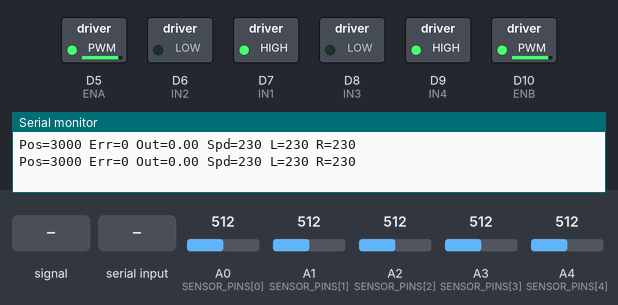
Bench run of a sketch on a simulated Arduino Uno R4 Minima. Parts: switched loads named in the sketch (green lamp = pin HIGH), the last lines printed to the serial monitor. Inputs (shaded band) come from the test bench; at power-on: A0 (SENSOR_PINS[0]) = 512, A2 (SENSOR_PINS[2]) = 512, A1 (SENSOR_PINS[1]) = 512, A3 (SENSOR_PINS[3]) = 512, A4 (SENSOR_PINS[4]) = 512 (analog values on the 0–1023 scale).

Above: at 1.2 s.
1.3 s: A0 (SENSOR_PINS[0]) fed a 200 Hz sine of ±81 counts around its level
4.3 s: "f" received over Serial
At 5.3 s:
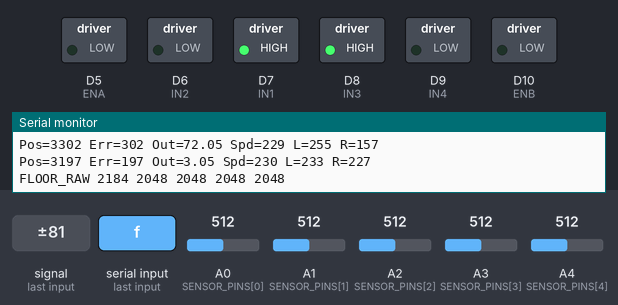
5.8 s: A0 (SENSOR_PINS[0]) set to 416
7.3 s: A0 (SENSOR_PINS[0]) set to 387
At 8.4 s:
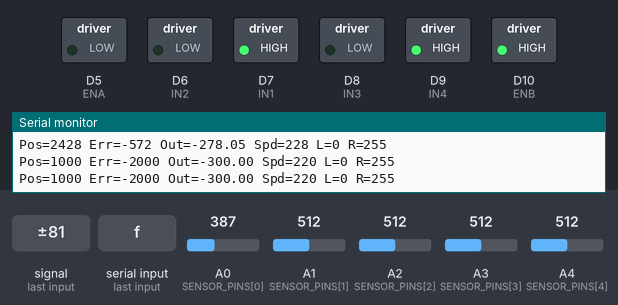
8.8 s: A2 (SENSOR_PINS[2]) set to 400
10.3 s: A2 (SENSOR_PINS[2]) set to 364
At 11.1 s:
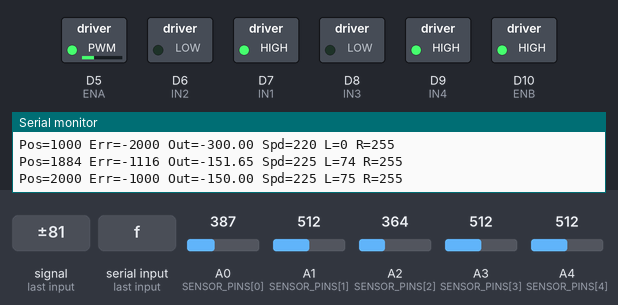
Timing chart, 0 to 12.8 s (numbered marks = the images above; inputs shaded):
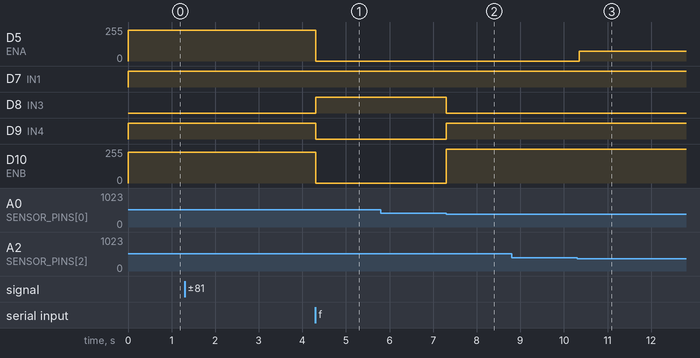

The sketch:

robot_line_following_PD.ino
```cpp
// =====================================================================
// Line Following Robot - PD Controller
// TCRT5000 5CH + L298N + Arduino UNO WiFi R4
// ปรับค่าทั้งหมดได้ในส่วน CONFIG ด้านล่าง
// =====================================================================

// ---------------- CONFIG: TEST MODE ----------------
// 0 = วิ่งจริงด้วย PD
// 1 = ทดสอบเซนเซอร์อย่างเดียว (ไม่หมุนมอเตอร์)  -> แผนข้อ 8 ขั้นที่ 1
// 2 = ทดสอบ Position() อย่างเดียว (ไม่หมุนมอเตอร์) -> แผนข้อ 8 ขั้นที่ 2
// 3 = ทดสอบมอเตอร์ตรง ๆ (หมุนคงที่ ไม่อ่านเซนเซอร์) -> แผนข้อ 8 ขั้นที่ 3
#define TEST_MODE 0

// ---------------- CONFIG: ขา L298N ----------------
// มอเตอร์สลับขากันทางฮาร์ดแวร์ สลับ group พิน+invert คู่กันในโค้ดให้ตรงตามนั้น
const int ENA = 5,  IN1 = 7, IN2 = 6; // มอเตอร์ซ้าย
const int ENB = 10, IN3 = 8, IN4 = 9; // มอเตอร์ขวา

// สลับทิศได้ที่นี่ถ้าต่อสายมอเตอร์กลับด้าน (ไม่ต้องแก้ IN1..IN4)
const bool INVERT_LEFT  = false;

const bool INVERT_RIGHT = true;
// ---------------- CONFIG: ขา TCRT5000 5CH ----------------
// เรียงจากซ้ายไปขวา S1..S5
const int SENSOR_PINS[5] = {A0 ,A1, A2, A3, A4};

// อ่านเซนเซอร์แบบ analog + คาลิเบรต (ย้ายมาจาก robot_line_state_machine)
// FLOOR_RAW = ค่า analogRead ตอนอยู่บนพื้น, BLACK_RAW = ค่าตอนอยู่บนเส้นดำ
// ไม่ต้องสนใจว่าดำแล้วค่าสูงหรือต่ำ สูตร darkness กลับขั้วให้เองจากสองค่านี้ (ไม่ต้องมี BLACK_IS_HIGH แยกอีก)
// ค่าด้านล่างเป็น placeholder เริ่มต้น ไม่ต้องแก้เองแล้ว — คาลิเบรตผ่าน Serial ได้เลย (ดูฟังก์ชัน serviceCalibration)
// พิมพ์ 'f' ตอนรถอยู่บนพื้น (ไม่เจอเส้น) แล้วพิมพ์ 'b' ตอนรถอยู่บนเส้นดำ จะจับค่าจริงต่อช่องให้เอง
// พิมพ์ 'p' เพื่อดูค่าที่คาลิเบรตไว้ตอนนี้
int FLOOR_RAW[5] = {3000, 3000, 3000, 3000, 3000};
int BLACK_RAW[5] = {900, 900, 900, 900, 900};
const int LINE_THRESHOLD = 450; // normalized darkness 0..1000, floor=0 black=1000

const int WEIGHTS[5] = {1000, 2000, 3000, 4000, 5000};
const int SETPOINT   = 3000; // ค่ากลาง (ควรอยู่กึ่งกลาง WEIGHTS)

// ---------------- CONFIG: ความเร็ว/PWM ----------------
int   BaseSpeed = 230;   // ความเร็วพื้นฐาน
float Kp        = 0.15; // ค่า P (ลองขึ้นจาก 0.15 — ยังไม่ได้ทดสอบจริง ต้องวิ่งบนสนามจริงแล้วปรับต่อ)
float Kd        = 0.25; // ค่า D (ขึ้นตาม Kp กันส่าย/overshoot)

const int PWM_MIN = -255;
const int PWM_MAX  = 255;

// ---------------- CONFIG: ลดความเร็วตอนเข้าโค้ง ----------------
// true = error มาก (โค้งแรง) ลด BaseSpeed ลงอัตโนมัติ, ตรงยังวิ่งเร็วเต็ม
const bool CURVE_SLOWDOWN_ENABLE = true;
const int  MIN_CURVE_SPEED   = 220;   // ความเร็วต่ำสุดตอนโค้งแรงสุด
const int  MAX_ERROR_FOR_SCALE = 2000; // |error| ที่ถือว่าโค้งแรงสุด (อิงจากช่วง WEIGHTS)

// ---------------- CONFIG: โค้งหักศอก 90 องศา ----------------
// true = ถ้าเซนเซอร์นอกสุด 2 ตัวฝั่งเดียวติดพร้อมกัน (กลางไม่ติด) ถือว่าเจอโค้ง 90
// สั่ง pivot หมุนแรงทันที แทนคำนวณ error/PD ตามปกติ (ค่า error แบบถ่วงน้ำหนักไม่พอให้เลี้ยวทัน เพราะเส้นหักฉับพลัน ไม่ค่อยๆโค้ง)
const bool CORNER_90_ENABLE   = false; // ปิดไว้ก่อน: เงื่อนไขนี้ดันไปติดตอนวิ่งกลางเส้นปกติด้วย ไม่ใช่แค่โค้ง 90 จริง ต้องหาลายเซ็นเซนเซอร์ที่แม่นกว่านี้จากข้อมูลจริงก่อนเปิดใช้
const int  CORNER_PIVOT_SPEED = 250; // ล้อฝั่งที่ต้องหมุนออก วิ่งเร็วเท่านี้ตอนเจอโค้ง
const int  CORNER_PIVOT_BRAKE = 200; // ล้อฝั่งในโค้ง ถอยเบาๆช่วยหมุนไว (ใส่ 0 ถ้าไม่อยากถอย)

// ---------------- CONFIG: เส้นหลุด ----------------
// true  = ถ้าไม่มีเซนเซอร์ตัวใดเจอเส้น ให้เลี้ยวหาเส้นต่อ (error ค่อยๆโตขึ้นตามเวลาที่หลุด)
// false = ถ้าเส้นหลุด ให้หยุดมอเตอร์ทันที
const bool HOLD_LAST_ERROR_ON_LOST_LINE = false; // false: เส้นหลุดจริงให้หยุดนิ่งแทนถอยหาเส้น (ห้ามแก้กลับเป็น true)

// เส้นหลุดนานเกินนี้ (ms) ให้หยุดมอเตอร์เสมอ กันรถวิ่งวนหลุดสนามไม่รู้จบ
const unsigned long LINE_LOST_STOP_MS = 2000;

// ตอนเส้นหลุด ยิ่งหลุดนาน ยิ่งเลี้ยวแรงขึ้น (หน่วย error ต่อ ms)
const float LOST_LINE_ERROR_GROWTH_PER_MS = 10;

// เพดาน error ตอนเส้นหลุด กันเลี้ยวแรงเกินไป
const int LOST_LINE_ERROR_MAX = 4000;

// เส้นหลุด: ถอยหลังหาเส้นแทนวิ่งหน้าต่อ (เอียงตามทิศที่เห็นเส้นครั้งล่าสุด)
const int SEARCH_REVERSE_SPEED = 2500; // ความเร็วถอยหลังตอนหาเส้น
const int SEARCH_TURN_BIAS     = 70;  // เอียงซ้าย/ขวาขณะถอย กวาดหาเส้นกลับ

// ---------------- CONFIG: Debug ----------------
const bool DEBUG = true;
const unsigned long DEBUG_INTERVAL_MS = 500;

// =====================================================================
// ตัวแปรภายใน
// =====================================================================
int last_error = 0;
bool line_seen_last = true;
unsigned long line_lost_since_ms = 0;
int lost_error_base = 0;
unsigned long last_debug_ms = 0;
int line_lost_streak = 0;
const int LINE_LOST_DEBOUNCE_READS = 4; // อ่านไม่เจอเส้นติดกันกี่ครั้งถึงจะถือว่าหลุดจริง กันเซนเซอร์กระตุกสั่งถอยเอง
float smoothed_position = 3000; // เริ่มที่ SETPOINT
const float POSITION_SMOOTHING = 0.35; // 0..1 ยิ่งน้อยยิ่งกรองแรง/หน่วงมากขึ้น

void setup() {
    pinMode(ENA, OUTPUT); pinMode(IN1, OUTPUT); pinMode(IN2, OUTPUT);
    pinMode(ENB, OUTPUT); pinMode(IN3, OUTPUT); pinMode(IN4, OUTPUT);

    for (int i = 0; i < 5; i++) {
        pinMode(SENSOR_PINS[i], INPUT); // analog ไม่ใช้ pull-up
    }
    analogReadResolution(12);

    Serial.begin(115200);
}

void loop() {
    serviceCalibration(); // พิมพ์ f/b/p ทาง Serial คาลิเบรตเซนเซอร์ได้ตลอด ไม่ต้องสลับโหมด
#if TEST_MODE == 1
    testSensors();
#elif TEST_MODE == 2
    testPosition();
#elif TEST_MODE == 3
    testMotors();
#else
    runLineFollow();
#endif
}

// =====================================================================
// โหมดวิ่งจริง
// =====================================================================
void runLineFollow() {
    PD(BaseSpeed, Kp, Kd);
}

// อ่านเซนเซอร์ 1 ช่องแบบ analog, median ของ 3 ครั้งกันสัญญาณรบกวนจาก L298N
int readSensorRaw(int pin) {
    analogRead(pin); // ทิ้งค่าแรกหลังสลับช่อง ADC
    int a = analogRead(pin), b = analogRead(pin), c = analogRead(pin);
    if (a > b) { int t = a; a = b; b = t; }
    if (b > c) { int t = b; b = c; c = t; }
    return a > b ? a : b; // median
}

int lastRaw[5] = {}; // เก็บค่า analogRead ดิบล่าสุดไว้ดูตอนคาลิเบรต (ผ่าน TEST_MODE=1)

// คาลิเบรตเซนเซอร์สดผ่าน Serial ไม่ต้องเดา/แก้ค่าในโค้ดเอง:
// 'f' = วางรถบนพื้น (ไม่เจอเส้น) แล้วพิมพ์ 'f' จับ FLOOR_RAW ทั้ง 5 ช่อง
// 'b' = วางรถให้ทุกเซนเซอร์ทับเส้นดำ แล้วพิมพ์ 'b' จับ BLACK_RAW ทั้ง 5 ช่อง
// 'p' = พิมพ์ค่า FLOOR_RAW/BLACK_RAW ที่คาลิเบรตไว้ตอนนี้
void serviceCalibration() {
    if (!Serial.available()) return;
    int ch = Serial.read();

    if (ch == 'f' || ch == 'F') {
        for (int i = 0; i < 5; i++) FLOOR_RAW[i] = readSensorRaw(SENSOR_PINS[i]);
        Serial.print("FLOOR_RAW ");
        for (int i = 0; i < 5; i++) { Serial.print(FLOOR_RAW[i]); Serial.print(' '); }
        Serial.println();
    } else if (ch == 'b' || ch == 'B') {
        for (int i = 0; i < 5; i++) BLACK_RAW[i] = readSensorRaw(SENSOR_PINS[i]);
        Serial.print("BLACK_RAW ");
        for (int i = 0; i < 5; i++) { Serial.print(BLACK_RAW[i]); Serial.print(' '); }
        Serial.println();
    } else if (ch == 'p' || ch == 'P') {
        Serial.print("FLOOR_RAW "); for (int i = 0; i < 5; i++) { Serial.print(FLOOR_RAW[i]); Serial.print(' '); }
        Serial.print("| BLACK_RAW "); for (int i = 0; i < 5; i++) { Serial.print(BLACK_RAW[i]); Serial.print(' '); }
        Serial.println();
    }
}

// อ่านเซนเซอร์ทั้ง 5 ช่อง คืนค่า true ถ้าเจอเส้นดำ (เทียบ darkness ที่คาลิเบรตแล้วกับ LINE_THRESHOLD)
void readSensors(bool onLine[5]) {
    for (int i = 0; i < 5; i++) {
        int raw = readSensorRaw(SENSOR_PINS[i]);
        lastRaw[i] = raw;
        int span = BLACK_RAW[i] - FLOOR_RAW[i];
        float darkness = span == 0 ? 0 : 1000.0f * (raw - FLOOR_RAW[i]) / span;
        darkness = constrain(darkness, 0, 1000);
        onLine[i] = (darkness >= LINE_THRESHOLD);
    }
}

// เจอโค้ง 90 มั้ย: เซนเซอร์นอกสุด 2 ตัวฝั่งเดียวติด แต่ตัวกลางไม่ติด
// (เส้นตรง/โค้งค่อยเป็นค่อยไป ตัวกลางจะยังติดอยู่ด้วยเสมอ ต่างจากโค้งหักศอก)
// คืนค่า -1 = โค้งซ้าย, 1 = โค้งขวา, 0 = ไม่ใช่โค้ง 90
int cornerDirection(bool onLine[5]) {
    bool leftCorner  = onLine[0] && onLine[1] && !onLine[2];
    bool rightCorner = onLine[4] && onLine[3] && !onLine[2];
    if (leftCorner && !rightCorner) return -1;
    if (rightCorner && !leftCorner) return 1;
    return 0;
}

// คำนวณตำแหน่งเส้นแบบ weighted average
// คืนค่า Position (ตาม WEIGHTS) และปรับ line_seen_last
int Position() {
    bool onLine[5];
    readSensors(onLine);

    float weightedSum = 0;
    int activeCount = 0;

    for (int i = 0; i < 5; i++) {
        if (onLine[i]) {
            weightedSum += WEIGHTS[i];
            activeCount++;
        }
    }

    if (activeCount == 0) {
        line_lost_streak++;
        if (line_lost_streak < LINE_LOST_DEBOUNCE_READS) {
            // ยังไม่ถือว่าหลุดจริง (กันเซนเซอร์กระตุกสั่งถอย) คงตำแหน่งเดิมไว้ก่อน
            return SETPOINT + last_error;
        }

        if (line_seen_last) {
            // เพิ่งหลุดเส้นจริงรอบนี้ จำจุดเริ่มต้นไว้
            line_lost_since_ms = millis();
            lost_error_base = abs(last_error);
        }
        line_seen_last = false;

        int sign = (last_error >= 0) ? 1 : -1;
        unsigned long lostForMs = millis() - line_lost_since_ms;
        int grown = lost_error_base + (int)(LOST_LINE_ERROR_GROWTH_PER_MS * lostForMs);
        grown = min(grown, LOST_LINE_ERROR_MAX);

        return SETPOINT + sign * grown;
    }

    line_lost_streak = 0;
    line_seen_last = true;

    int rawPosition = (int)round(weightedSum / activeCount);
    // กรองสัญญาณ: A0-2 บางทีติดๆดับๆ ทำให้ Position กระโดดจาก ~4000-5000 (เหลือ S4,S5)
    // ไปแถว 1000-3000 ทันทีเป็นเฟรมเดียว แล้ว error เปลี่ยนฮวบฮาบจน Kd/ล้อโดนกดถอย
    // ผสมค่าเก่ากับค่าใหม่แทนใช้ดิบๆ ตัดกระโดดฉับพลันจากอ่านผิดปกติแค่เฟรมเดียว
    smoothed_position = smoothed_position + POSITION_SMOOTHING * (rawPosition - smoothed_position);
    return (int)round(smoothed_position);
}

// คำนวณ PD แล้วสั่งมอเตอร์
void PD(int baseSpeed, float kp, float kd) {
    if (CORNER_90_ENABLE) {
        bool onLine[5];
        readSensors(onLine);
        int corner = cornerDirection(onLine);
        if (corner != 0) {
            int leftMotor  = corner < 0 ? CORNER_PIVOT_BRAKE : CORNER_PIVOT_SPEED;
            int rightMotor = corner < 0 ? CORNER_PIVOT_SPEED : CORNER_PIVOT_BRAKE;
            motors(leftMotor, rightMotor);
            // จำทิศไว้เป็น error สุดขั้ว กัน Kd กระชากตอนกลับเข้า PD ปกติ
            last_error = corner < 0 ? -MAX_ERROR_FOR_SCALE : MAX_ERROR_FOR_SCALE;
            line_seen_last = true;
            if (DEBUG && millis() - last_debug_ms >= DEBUG_INTERVAL_MS) {
                last_debug_ms = millis();
                Serial.print("[CORNER90] dir="); Serial.println(corner);
            }
            return;
        }
    }

    int position = Position();
    int error = position - SETPOINT;

    if (!line_seen_last) {
        unsigned long lostForMs = millis() - line_lost_since_ms;
        bool giveUp = !HOLD_LAST_ERROR_ON_LOST_LINE || (lostForMs >= LINE_LOST_STOP_MS);
        if (giveUp) {
            motors(0, 0);
            return;
        }

        // เส้นหลุด: ถอยหลังหาเส้น เอียงตามทิศ error ล่าสุดที่ยังเห็นเส้นอยู่
        // (ไม่แตะ last_error ที่นี่ — เก็บค่าจริงล่าสุดไว้ ไม่ให้ error สังเคราะห์ตอนหลุด
        // ไปทำให้ Kd กระชากตอนเจอเส้นกลับมา)
        int sign = (last_error >= 0) ? 1 : -1;
        int leftMotor  = -SEARCH_REVERSE_SPEED - sign * SEARCH_TURN_BIAS;
        int rightMotor = -SEARCH_REVERSE_SPEED + sign * SEARCH_TURN_BIAS;
        leftMotor  = constrain(leftMotor, PWM_MIN, PWM_MAX);
        rightMotor = constrain(rightMotor, PWM_MIN, PWM_MAX);
        motors(leftMotor, rightMotor);

        if (DEBUG && millis() - last_debug_ms >= DEBUG_INTERVAL_MS) {
            last_debug_ms = millis();
            Serial.print("[SEARCH] reversing lastErr="); Serial.println(last_error);
        }
        return;
    }

    float output = (error * kp) + ((error - last_error) * kd);
    last_error = error;

    int effectiveBaseSpeed = baseSpeed;
    if (CURVE_SLOWDOWN_ENABLE) {
        int absErr = constrain(abs(error), 0, MAX_ERROR_FOR_SCALE);
        effectiveBaseSpeed = map(absErr, 0, MAX_ERROR_FOR_SCALE, baseSpeed, MIN_CURVE_SPEED);
    }

    // รถเลี้ยวไปทางล้อที่ช้ากว่า: error ติดลบ (เส้น/มุมอยู่ซ้าย) ต้องช้าที่ล้อซ้าย เร็วที่ล้อขวา
    // ของเดิมสลับเครื่องหมาย เจอมุมแรงๆ เลยเร่งล้อฝั่งเดียวกับมุม กลายเป็นหมุนหนีออกจากเส้น
    int leftMotor  = effectiveBaseSpeed + (int)output;
    int rightMotor = effectiveBaseSpeed - (int)output;

    // ตอนวิ่งตามเส้นปกติ ห้ามล้อถอยหลัง (Kp/Kd สูง output พุ่งเกิน effectiveBaseSpeed
    // ได้ง่าย ล้อฝั่งหนึ่งติดลบกลายเป็นถอยหลังทั้งที่เจอเส้นอยู่) กดพื้นล่างไว้ที่ 0
    leftMotor  = constrain(leftMotor, 0, PWM_MAX);
    rightMotor = constrain(rightMotor, 0, PWM_MAX);

    motors(leftMotor, rightMotor);

    if (DEBUG && millis() - last_debug_ms >= DEBUG_INTERVAL_MS) {
        last_debug_ms = millis();
        Serial.print("Pos="); Serial.print(position);
        Serial.print(" Err="); Serial.print(error);
        Serial.print(" Out="); Serial.print(output);
        Serial.print(" Spd="); Serial.print(effectiveBaseSpeed);
        Serial.print(" L="); Serial.print(leftMotor);
        Serial.print(" R="); Serial.println(rightMotor);
    }
}

// ควบคุม L298N ด้วยค่า -255..255 (ลบ = ถอยหลัง)
void motors(int leftMotor, int rightMotor) {
    setMotor(leftMotor,  INVERT_LEFT,  ENA, IN1, IN2);
    setMotor(rightMotor, INVERT_RIGHT, ENB, IN3, IN4);
}

void setMotor(int speed, bool invert, int enPin, int in1Pin, int in2Pin) {
    if (invert) speed = -speed;
    speed = constrain(speed, PWM_MIN, PWM_MAX);

    bool forward = speed >= 0;
    digitalWrite(in1Pin, forward ? HIGH : LOW);
    digitalWrite(in2Pin, forward ? LOW  : HIGH);
    analogWrite(enPin, abs(speed));
}

// =====================================================================
// โหมดทดสอบ (แผนข้อ 8)
// =====================================================================
void testSensors() {
    bool onLine[5];
    readSensors(onLine);
    for (int i = 0; i < 5; i++) {
        Serial.print("S"); Serial.print(i + 1); Serial.print("=");
        Serial.print(onLine[i] ? "1" : "0");
        Serial.print("(raw="); Serial.print(lastRaw[i]); Serial.print(") ");
    }
    Serial.println();
    delay(200);
}

void testPosition() {
    int position = Position();
    Serial.print("Position="); Serial.println(position);
    delay(200);
}

void testMotors() {
    // ทดสอบทีละล้อ แยกดูว่าพิน ENA=ล้อไหนจริง ๆ (สลับพินหรือแค่ทิศกลับขั้ว)
    Serial.println("LEFT (ENA) forward only");
    motors(BaseSpeed, 0);
    delay(500);
    motors(0, 0);
    delay(800);

    Serial.println("RIGHT (ENB) forward only");
    motors(0, BaseSpeed);
    delay(500);
    motors(0, 0);
    delay(2000);
}
```

Measured:
- the behaviour switches between 402 and 401 on A0 (SENSOR_PINS[0]) (found by bisection; images 1 and 2)
- the behaviour switches between 383 and 382 on A2 (SENSOR_PINS[2]) (found by bisection; images 2 and 3)
- after the input at 4.3 s, D5 (ENA), D10 (ENB): 230/255 → 0/255 at once; D8 (IN3): LOW → HIGH at once; D9 (IN4): HIGH → LOW at once
- after the input at 5.8 s, every drawn part: stays the same
- after the input at 7.3 s, D8 (IN3): HIGH → LOW at once; D9 (IN4): LOW → HIGH at once; D10 (ENB): 0/255 → 255/255 at once
- after the input at 10.3 s, D5 (ENA): 0/255 → 75/255 after 0.05 s
